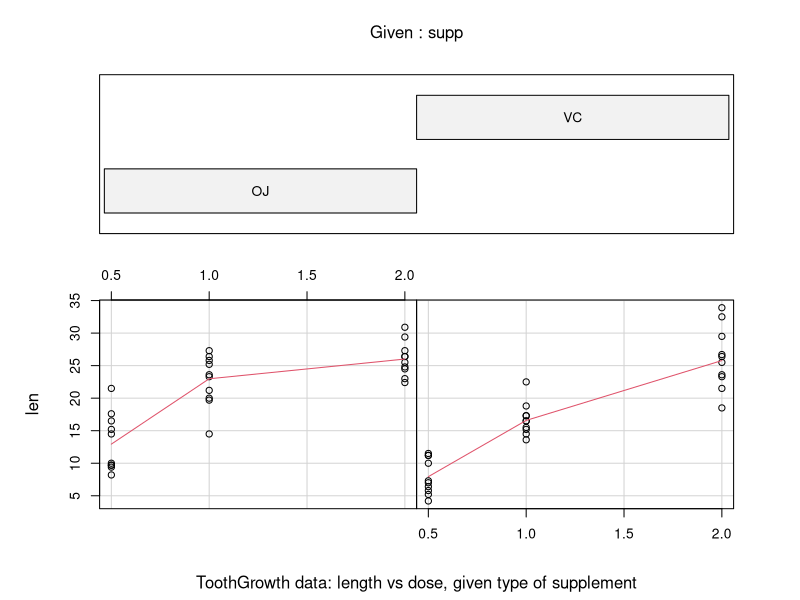
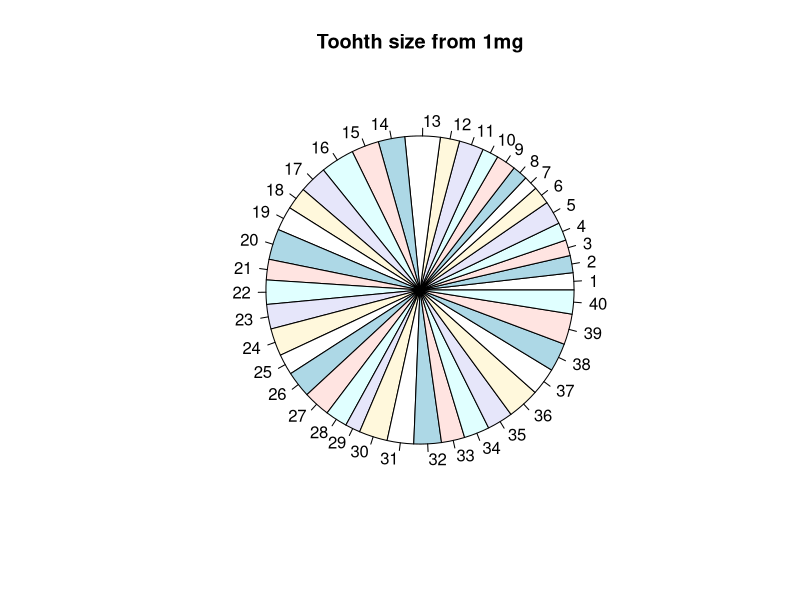
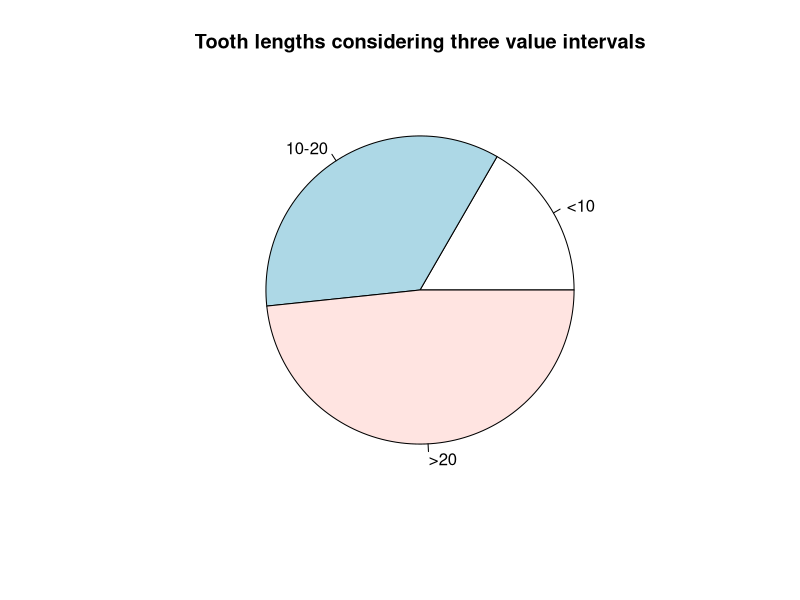

These figures' R source, in order: (Note: this script raises an error after producing the figures.)
# Analyze the information of the ToothGrowth data in the R datasets package.
# Then, define an expression to obtain the tooths' mean size with a dosis of 0.5 mg, group by the supplement type (VC or OJ).

datasets::ToothGrowth

# To see dataset description
?ToothGrowth

tapply(ToothGrowth$dose == 0.5, ToothGrowth$supp, mean)


require(graphics)
coplot(len ~ dose | supp, data = ToothGrowth, panel = panel.smooth,
       xlab = "ToothGrowth data: length vs dose, given type of supplement")

# Create a pie chart to show tooth length values for the experiments
# consisting of providing 1 mg of orange juice.  
data1mg = subset(ToothGrowth, ToothGrowth$dose>=1)
data1mg
pie(data1mg$len, main = "Toohth size from 1mg", cex.lab=0.2)


# Define an expression to create a pie chart which shows the proportion of tooth sizes smaller than 10, between 10 and 20, and bigger than 20. 

# These two expressions are just to know the smallest and biggest tooth size.
max(ToothGrowth$len) # Result: 33.9
min(ToothGrowth$len) # Result:  4.2
intOne  = ToothGrowth[ToothGrowth[,1] < 10, ]
intOne
intTwo  = ToothGrowth[ToothGrowth[,1] >= 10 & ToothGrowth[,1] < 20, ]
intTwo
intThree = ToothGrowth[ToothGrowth[,1] >= 20, ]
intThree

dataForChart = c(length(intOne$len), length(intTwo$len), length(intThree$len))
names(dataForChart) = c("<10","10-20",">20")
pie(dataForChart, main = "Tooth lengths considering three value intervals") # Output is shown in file "Tooth Lengths Intervals.png"


#_________________________
# The dataset PlantGrowth contains the daily plant growth for 3 treatments repeated on 10 years.
# First, analyze its information.
datasets::PlantGrowth
head(PlantGrowth)
# weight group
# 1   4.17  ctrl
# 2   5.58  ctrl
# 3   5.18  ctrl
# 4   6.11  ctrl
# 5   4.50  ctrl
# 6   4.61  ctrl
?

# a. Define an expression for calculating the weight mean of each group using tapply().
cleanData=na.omit(PlantGrowth) # For omitting null values.
WeightMean=tapply(cleanData$weight, cleanData$group, mean)
WeightMean

# b. Represent the information from item 'a' with a pie chart.
names(WeightMean)=c("Control","Traitement1","Traitement2")
PieColor=c(9,450,503)
pie(WeightMean,col=PieColor, main="Mean Weight by group")

######################################
# Ejercicio 8 ########################
######################################
# Ejercicio 8. "iris" es un conjunto de datos de R, que contiene distintas características de las plantas
# pertenecientes a la familia con ese nombre. A partir de los datos almacenados el en dataset "iris"
# escribir expresiones para:

datasets::iris
head(iris)
# Sepal.Length Sepal.Width Petal.Length Petal.Width Species
# 1          5.1         3.5          1.4         0.2  setosa
# 2          4.9         3.0          1.4         0.2  setosa
# 3          4.7         3.2          1.3         0.2  setosa
# 4          4.6         3.1          1.5         0.2  setosa
# 5          5.0         3.6          1.4         0.2  setosa
# 6          5.4         3.9          1.7         0.4  setosa
?iris


# a. Generar un objeto llamado longPetalos con los promedios de
# longitud de pétalo (Petal.Width) agrupados por especie (Species)
# (usar tapply()). Debe quedar así:  <un gráfito>
nuevo = na.omit(iris) # no elimina ningunra porque no es necesario
longPetalos=tapply(nuevo$Petal.Width,nuevo$Species,mean)
longPetalos
# > longPetalos
# setosa versicolor  virginica 
# 1.462      4.260      5.552


# b. Generar un gráfico de torta como el que se muestra a continuación
# representando los valores almacenados en el objeto longPetalos. 
colores=c(9,450,503)
names(longPetalos)=c("setosa","versicolor","virginica")
pie(longPetalos,col=colores,main="Longitud promedio de pétalos por especie")



######################################
# Ejercicio 9 ########################
######################################
# Ejercicio 9. Cargue el dataset airquality y analice la información contenida en el mismo. Luego escriba
# expresiones para:
datasets::airquality
head(airquality)
# Ozone Solar.R Wind Temp Month Day
# 1    41     190  7.4   67     5   1
# 2    36     118  8.0   72     5   2
# 3    12     149 12.6   74     5   3
# 4    18     313 11.5   62     5   4
# 5    NA      NA 14.3   56     5   5
# 6    28      NA 14.9   66     5   6

?airquality
# A data frame with 153 observations on 6 variables.
# [,1]	Ozone	numeric	Ozone (ppb)
# [,2]	Solar.R	numeric	Solar R (lang)
# [,3]	Wind	numeric	Wind (mph)
# [,4]	Temp	numeric	Temperature (degrees F)
# [,5]	Month	numeric	Month (1--12)
# [,6]	Day	numeric	Day of month (1--31)

# a. Calcular cuantas veces la temperatura fue mayor a 75 grados Farenheit.
tempMayores75=airquality[,4] > 75
cantTempMayores75 = sum (tempMayores75)
cantTempMayores75

# b. Generar un subconjunto con los datos correspondientes al mes de junio.
datosJunio = subset(airquality, airquality[,5]==6)
datosJunio

# c. Generar un subconjunto con los datos correspondientes a los primeros 15 días del mes de
# agosto.
datosAgosto15dias = subset(airquality, airquality[,5]==8)[1:15,]
datosAgosto15dias

# d. Obtener el promedio de temperaturas agrupado por mes (usar tapply()).
promTemp = tapply(airquality$Temp, airquality$Month, mean)
promTemp

# e. Ilustrar la frecuencia de valores de temperaturas en un histograma como se muestra a
# continuación.
coloresHist = c(9,450,503)
hist(airquality[,4], freq = T, border = "black", xlim = c(55,100),
     xlab = "Temperatura", ylab = "Frecuencia", cex.lab=0.75,
     main = "Frecuencia de temperaturas", cex.main=1.5, col = coloresHist)


# Opcional: Buscar en la web si existe en R una función para convertir de grados Farenheit a
# grados Celsius.
# En caso de encontrarla, genere el gráfico con la temperatura en grados Celsius.

# https://www.stat.berkeley.edu/~s133/R-1a.html
#       C = 5/9 (F - 32)
deFahrACels = function(x){return((5 / 9) * (x - 32))}

hist(deFahrACels(airquality[,4]), freq = T, border = "black", xlim = c(10,40),
     xlab = "Temperatura", ylab = "Frecuencia", cex.lab=0.75,
     main = "Frecuencia de temperaturas", cex.main=1.5, col = coloresHist)
